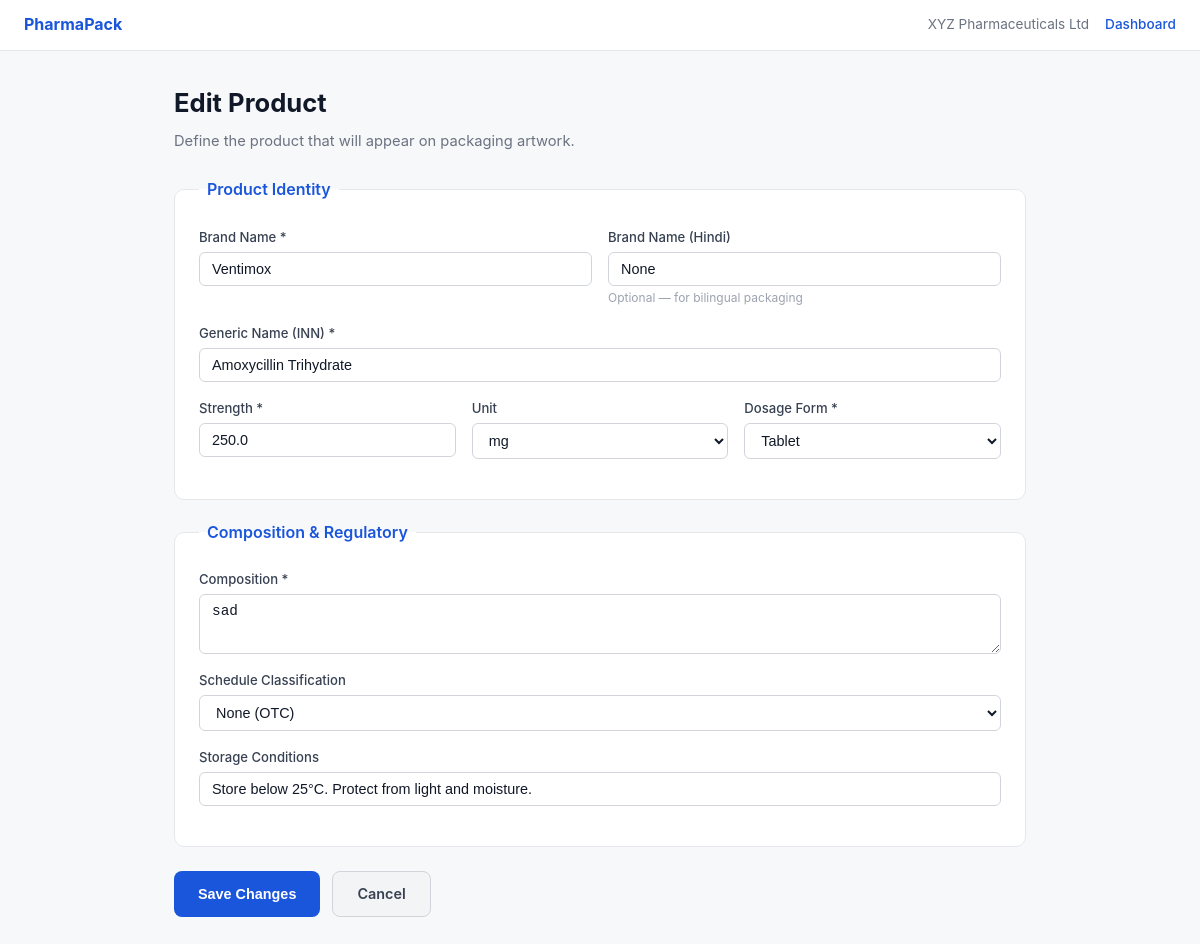
/org/e8379450044b4d77979e732232048595/product/674fbaab1f4b4b30971254a8d2288877/edit, run on the app's committed database.
### src/web/database.py (models this page shows, shortened)
class Organization(Base):
    __tablename__ = "organizations"
    id = Column(String(32), primary_key=True, default=new_uuid)
    name = Column(String(255), nullable=False)
    address = Column(Text, default="")
    license_no = Column(String(100), default="")
    logo_path = Column(String(500), nullable=True)
    brand_color_hex = Column(String(7), default="#1a56db")
    is_manufacturer = Column(Boolean, default=True)
    manufacturer_name = Column(String(255), nullable=True)
    manufacturer_address = Column(Text, nullable=True)
    manufacturer_license_no = Column(String(100), nullable=True)
    created_at = Column(DateTime, default=datetime.utcnow)
    products = relationship("Product", back_populates="organization", cascade="all, delete-orphan")

class Product(Base):
    __tablename__ = "products"
    id = Column(String(32), primary_key=True, default=new_uuid)
    org_id = Column(String(32), ForeignKey("organizations.id"), nullable=False)
    brand_name = Column(String(255), nullable=False)
    brand_name_hindi = Column(String(255), nullable=True)
    generic_name = Column(String(255), nullable=False)
    strength_value = Column(Float, nullable=False)
    strength_unit = Column(String(10), default="mg")
    dosage_form = Column(String(50), default="tablet")
    composition = Column(Text, default="")
    schedule_type = Column(String(5), nullable=True)  # "H", "H1", "X", or None
    storage_conditions = Column(String(500), default="Store below 25°C. Protect from light and moisture.")
    created_at = Column(DateTime, default=datetime.utcnow)
    organization = relationship("Organization", back_populates="products")
    projects = relationship("PackagingProject", back_populates="product", cascade="all, delete-orphan")

### src/web/app.py (the view)
@app.get("/org/{org_id}/product/{product_id}/edit", response_class=HTMLResponse)
async def product_edit_form(request: Request, org_id: str, product_id: str):
    db = get_db()
    try:
        org = db.query(Organization).filter_by(id=org_id).first()
        product = db.query(DBProduct).filter_by(id=product_id, org_id=org_id).first()
        if not org or not product:
            return RedirectResponse(f"/org/{org_id}", status_code=303)
        return templates.TemplateResponse("product_form.html", {
            "request": request, "org": org, "product": product,
            "dosage_forms": list(DosageForm),
        })
    finally:
        db.close()

### src/web/templates/product_form.html (shortened to what this page needs)
{% extends "base.html" %}
{% block nav_items %}
<span class="org-name">{{ org.name }}</span>
<a href="/org/{{ org.id }}">Dashboard</a>
{% endblock %}
{% block content %}
<h1>{% if product %}Edit Product{% else %}Add New Product{% endif %}</h1>
<p class="subtitle">Define the product that will appear on packaging artwork.</p>
<form action="{% if product %}/org/{{ org.id }}/product/{{ product.id }}/edit{% else %}/org/{{ org.id }}/product/new{% endif %}" method="post">
    <fieldset>
        <legend>Product Identity</legend>
        <div class="form-row">
            <div class="form-group">
                <label for="brand_name">Brand Name *</label>
                <input type="text" id="brand_name" name="brand_name" value="{{ product.brand_name if product else '' }}" required placeholder="e.g. Ventimox">
            </div>
            <div class="form-group">
                <label for="brand_name_hindi">Brand Name (Hindi)</label>
                <input type="text" id="brand_name_hindi" name="brand_name_hindi" value="{{ product.brand_name_hindi if product else '' }}" placeholder="e.g. वेन्टीमॉक्स">
                <span class="hint">Optional — for bilingual packaging</span>
            </div>
        </div>
        <div class="form-row">
            <div class="form-group">
                <label for="generic_name">Generic Name (INN) *</label>
                <input type="text" id="generic_name" name="generic_name" value="{{ product.generic_name if product else '' }}" required placeholder="e.g. Amoxycillin Trihydrate">
            </div>
        </div>
        <div class="form-row">
            <div class="form-group">
                <label for="strength_value">Strength *</label>
                <input type="number" id="strength_value" name="strength_value" value="{{ product.strength_value if product else '' }}" step="any" required placeholder="250">
            </div>
            <div class="form-group">
                <label for="strength_unit">Unit</label>
                <select id="strength_unit" name="strength_unit">
                    {% for u in ['mg', 'mcg', 'ml', 'g', 'IU'] %}
                    <option value="{{ u }}" {{ 'selected' if product and product.strength_unit == u else ('selected' if not product and u == 'mg' else '') }}>{{ u }}</option>
                    {% endfor %}
                </select>
            </div>
            <div class="form-group">
                <label for="dosage_form">Dosage Form *</label>
                <select id="dosage_form" name="dosage_form">
                    {% for form in dosage_forms %}
                    <option value="{{ form.value }}" {{ 'selected' if product and product.dosage_form == form.value else '' }}>{{ form.value | replace('_', ' ') | title }}</option>
                    {% endfor %}
                </select>
            </div>
        </div>
    </fieldset>
    <fieldset>
        <legend>Composition & Regulatory</legend>
        <div class="form-row">
            <div class="form-group full">
                <label for="composition">Composition *</label>
                <textarea id="composition" name="composition" required placeholder="Each hard gelatin capsule contains: Amoxycillin Trihydrate IP Eq. to Amoxycillin 250 mg. Excipients q.s.">{{ product.composition if product else '' }}</textarea>
            </div>
        </div>
        <div class="form-row">
            <div class="form-group">
                <label for="schedule_type">Schedule Classification</label>
                <select id="schedule_type" name="schedule_type">
                    <option value="" {{ 'selected' if not product or not product.schedule_type else '' }}>None (OTC)</option>
                </select>
            </div>
        </div>
        <div class="form-row">
            <div class="form-group full">
                <label for="storage_conditions">Storage Conditions</label>
                <input type="text" id="storage_conditions" name="storage_conditions"
                    value="{{ product.storage_conditions if product else 'Store below 25°C. Protect from light and moisture.' }}">
            </div>
        </div>
    </fieldset>
    <div style="display:flex; gap:12px; margin-top:24px;">
        <button type="submit" class="btn btn-primary">{% if product %}Save Changes{% else %}Add Product{% endif %}</button>
        <a href="/org/{{ org.id }}" class="btn btn-secondary">Cancel</a>
    </div>
</form>
{% endblock %}

### data on the page
Organization: name "XYZ Pharmaceuticals Ltd"
Product: brand_name "Ventimox", brand_name_hindi "None", generic_name "Amoxycillin Trihydrate", strength_value "250.0", composition "sad", storage_conditions "Store below 25°C. Protect from light and moisture."

### other printed values
form field strength_unit "mg"
form field dosage_form "Tablet"
